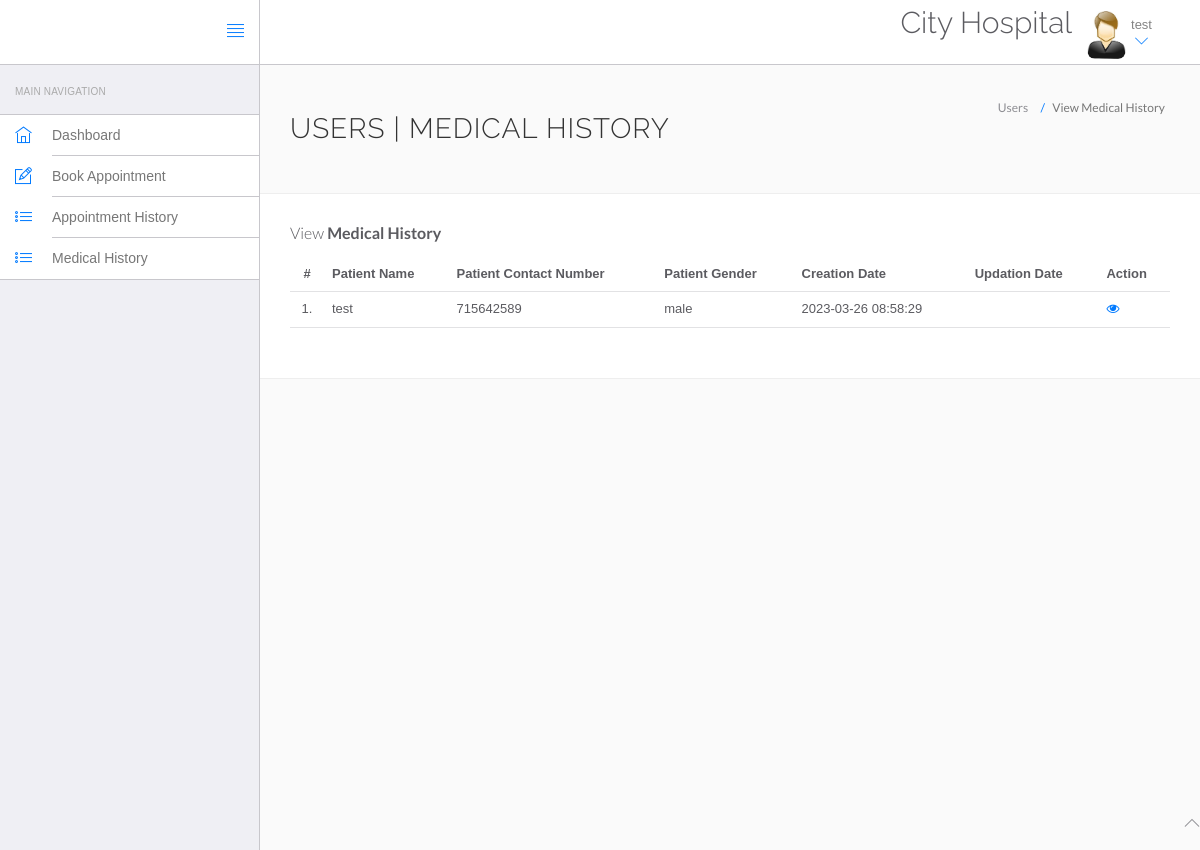
The page /System/website/manage-medhistory.php (signed in) on the database its author committed.
### tables this page shows
CREATE TABLE `users` (
  `id` int(11) NOT NULL,
  `fullName` varchar(255) DEFAULT NULL,
  `address` longtext DEFAULT NULL,
  `city` varchar(255) DEFAULT NULL,
  `gender` varchar(255) DEFAULT NULL,
  `email` varchar(255) DEFAULT NULL,
  `password` varchar(255) DEFAULT NULL,
  `regDate` timestamp NULL DEFAULT current_timestamp(),
  `updationDate` timestamp NULL DEFAULT NULL ON UPDATE current_timestamp()
);

CREATE TABLE `tblpatient` (
  `ID` int(10) NOT NULL,
  `Docid` int(10) DEFAULT NULL,
  `PatientName` varchar(200) DEFAULT NULL,
  `PatientContno` bigint(10) DEFAULT NULL,
  `PatientEmail` varchar(200) DEFAULT NULL,
  `PatientGender` varchar(50) DEFAULT NULL,
  `PatientAdd` mediumtext DEFAULT NULL,
  `PatientAge` int(10) DEFAULT NULL,
  `PatientMedhis` mediumtext DEFAULT NULL,
  `CreationDate` timestamp NULL DEFAULT current_timestamp(),
  `UpdationDate` timestamp NULL DEFAULT NULL ON UPDATE current_timestamp()
);

### System/website/manage-medhistory.php (the view, shortened to what this page needs)
<?php
include('include/config.php');
?>
<!DOCTYPE html>
<html lang="en">
	<head>
		<link rel="stylesheet" href="vendor/bootstrap/css/bootstrap.min.css">
		<link rel="stylesheet" href="vendor/fontawesome/css/font-awesome.min.css">
		<link rel="stylesheet" href="vendor/themify-icons/themify-icons.min.css">
		<link href="vendor/animate.css/animate.min.css" rel="stylesheet" media="screen">
		<link href="vendor/perfect-scrollbar/perfect-scrollbar.min.css" rel="stylesheet" media="screen">
		<link href="vendor/switchery/switchery.min.css" rel="stylesheet" media="screen">
		<link href="vendor/bootstrap-touchspin/jquery.bootstrap-touchspin.min.css" rel="stylesheet" media="screen">
		<link href="vendor/select2/select2.min.css" rel="stylesheet" media="screen">
		<link href="vendor/bootstrap-datepicker/bootstrap-datepicker3.standalone.min.css" rel="stylesheet" media="screen">
		<link href="vendor/bootstrap-timepicker/bootstrap-timepicker.min.css" rel="stylesheet" media="screen">
		<link rel="stylesheet" href="assets/css/styles.css">
		<link rel="stylesheet" href="assets/css/plugins.css">
		<link rel="stylesheet" href="assets/css/themes/theme-1.css" id="skin_color" />
	</head>
	<body>
		<div id="app">
<?php include('include/sidebar.php');?>
<div class="app-content">
<?php include('include/header.php');?>
<div class="main-content" >
<div class="wrap-content container" id="container">
<section id="page-title">
<div class="row">
<div class="col-sm-8">
<h1 class="mainTitle">Users | Medical History</h1>
</div>
<ol class="breadcrumb">
<li>
<span>Users</span>
</li>
<li class="active">
<span>View Medical History</span>
</li>
</ol>
</div>
</section>
<div class="container-fluid container-fullw bg-white">
<div class="row">
<div class="col-md-12">
<h5 class="over-title margin-bottom-15">View <span class="text-bold">Medical History</span></h5>
<table class="table table-hover" id="sample-table-1">
<thead>
<tr>
<th class="center">#</th>
<th>Patient Name</th>
<th>Patient Contact Number</th>
<th>Patient Gender </th>
<th>Creation Date </th>
<th>Updation Date </th>
<th>Action</th>
</tr>
</thead>
<tbody>
<?php
$uid=$_SESSION['id'];
$sql=mysqli_query($con,"select tblpatient.* from tblpatient join users on users.email=tblpatient.PatientEmail where users.id='$uid'");
$cnt=1;
while($row=mysqli_fetch_array($sql))
{
?>
<tr>
<td class="center"><?php echo $cnt;?>.</td>
<td class="hidden-xs"><?php echo $row['PatientName'];?></td>
<td><?php echo $row['PatientContno'];?></td>
<td><?php echo $row['PatientGender'];?></td>
<td><?php echo $row['CreationDate'];?></td>
<td><?php echo $row['UpdationDate'];?>
</td>
<td>
<a href="view-medhistory.php?viewid=<?php echo $row['ID'];?>"><i class="fa fa-eye"></i></a>
</td>
</tr>
<?php
$cnt=$cnt+1;
 }?></tbody>
</table>
</div>
</div>
</div>
</div>
</div>
</div>
</div>
	<?php include('include/footer.php');?>
	</body>
</html>

### System/website/include/header.php (shortened to what this page needs)
<header class="navbar navbar-default navbar-static-top">
					<div class="navbar-header">
						<a class="navbar-brand" href="#">
						</a>
						<a href="#" class="sidebar-toggler pull-right visible-md visible-lg" data-toggle-class="app-sidebar-closed" data-toggle-target="#app">
							<i class="ti-align-justify"></i>
						</a>
					</div>
					<div class="navbar-collapse collapse">
						<ul class="nav navbar-right">
								<li  style="padding-top:2% ">
								<h2>City Hospital</h2>
							</li>
							<li class="dropdown current-user">
								<a href class="dropdown-toggle" data-toggle="dropdown">
									<img src="assets/images/images.jpg"> <span class="username">
									<?php $query=mysqli_query($con,"select fullName from users where id='".$_SESSION['id']."'");
while($row=mysqli_fetch_array($query))
{
	echo $row['fullName'];
}
									?> <i class="ti-angle-down"></i></i></span>
								</a>
							</li>
						</ul>
					</div>
				</header>

### System/website/assets/css/themes/theme-1.css (style rules this page uses)
body { background: #FAFAFA; }
header .navbar-header { background: #ffffff !important; border-right-color: #c8c7cc !important; border-bottom-color: #c8c7cc !important; }
header .navbar-header .sidebar-toggler, header .navbar-header .sidebar-mobile-toggler { color: #007aff !important; }
header .navbar-header .navbar-brand { color: #777 !important; }
header .navbar-collapse { background: #ffffff !important; border-bottom-color: #c8c7cc !important; box-shadow: none !important; }
header .navbar-collapse .navbar-right > li > a { color: #777; }
header .navbar-collapse .navbar-right > li > a i { color: #007aff !important; }

### rows shown on the page
users: fullName "test"
tblpatient: PatientName "test", PatientContno "715642589", PatientGender "male", CreationDate "2023-03-26 08:58:29"
